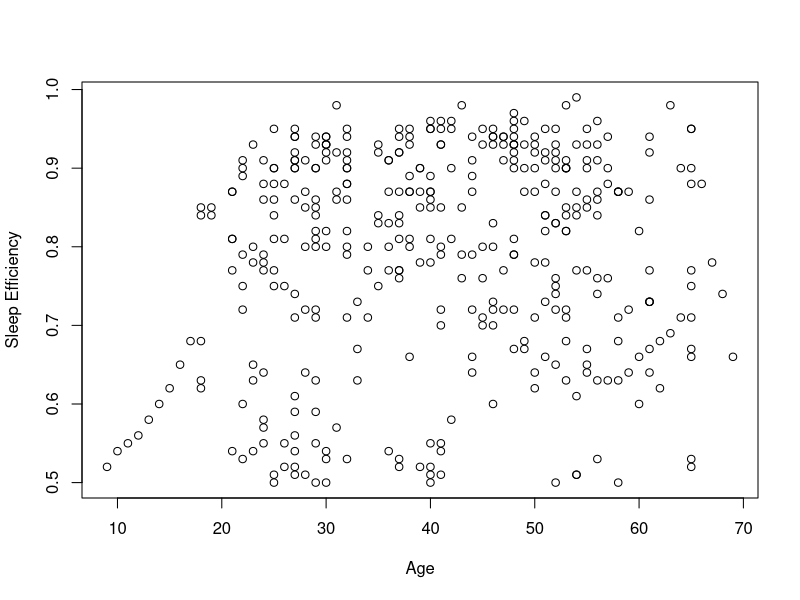
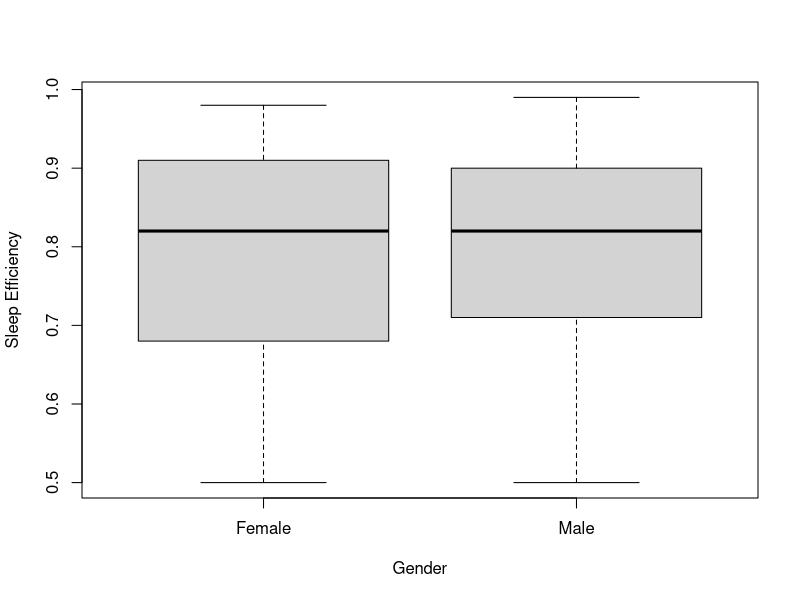
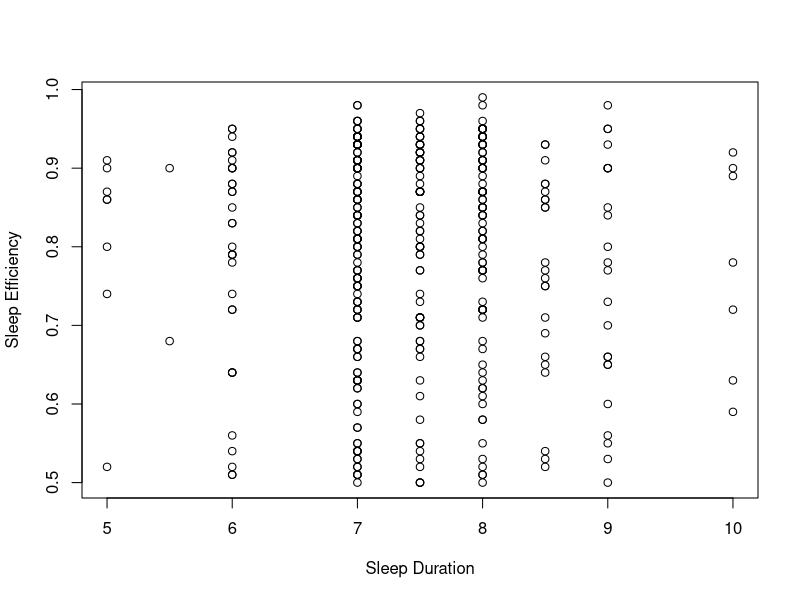
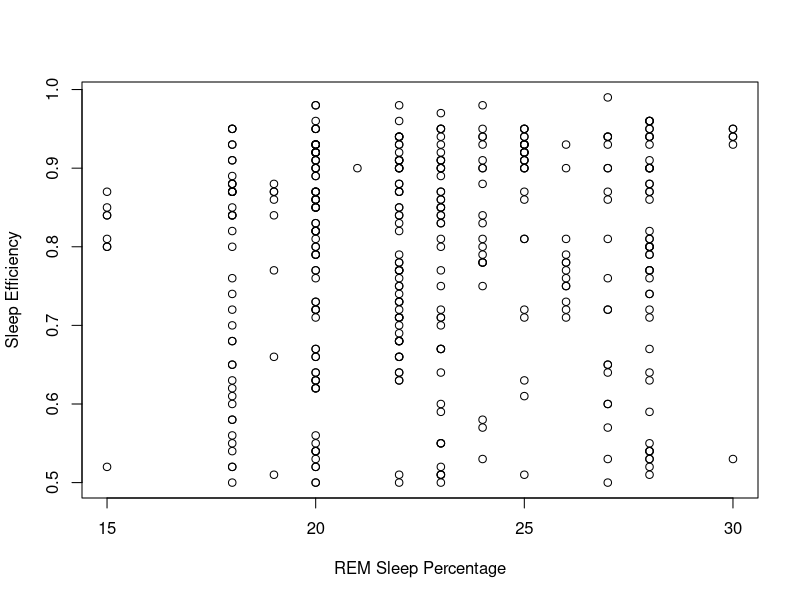
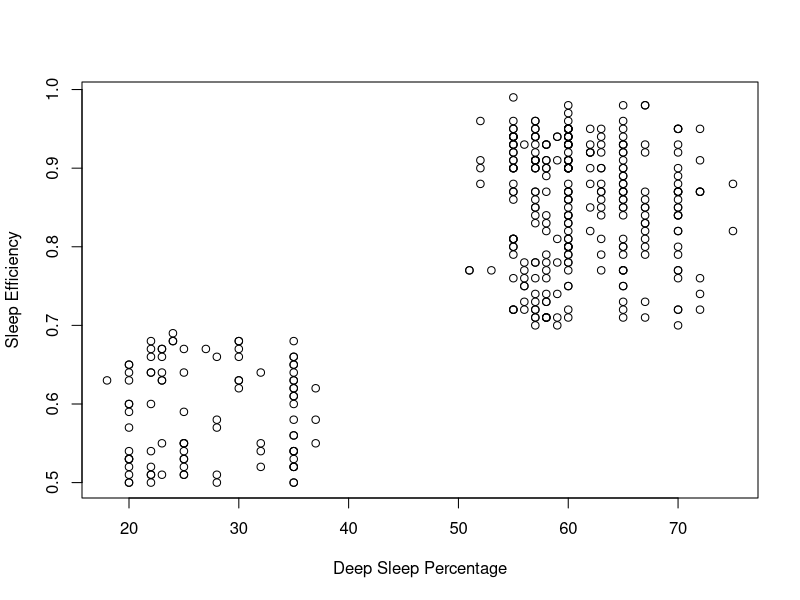
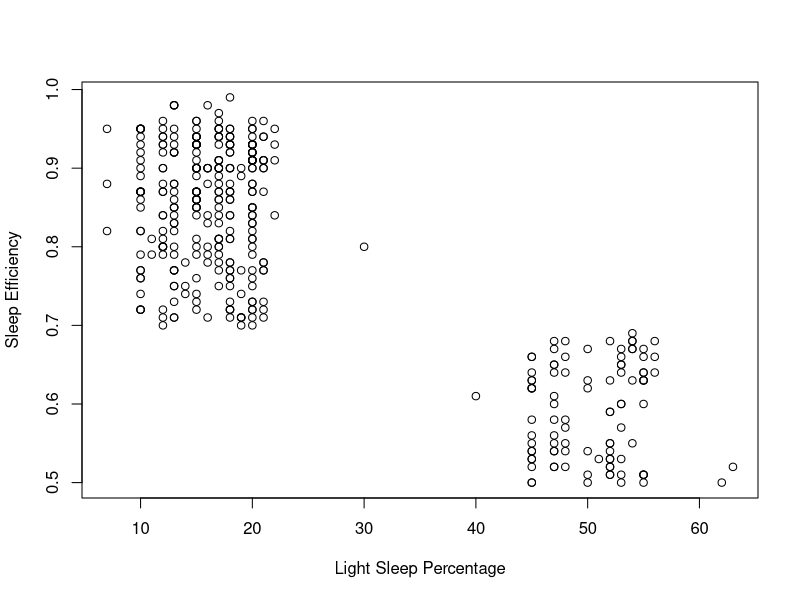
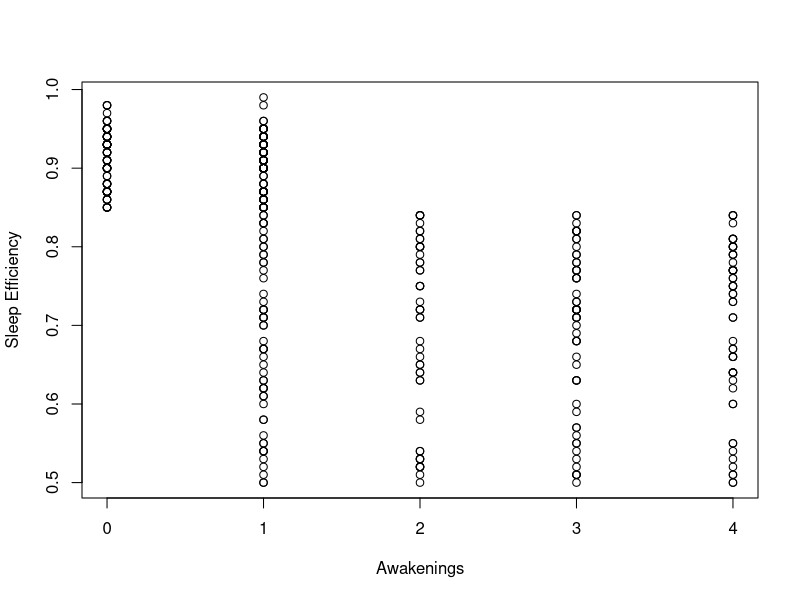
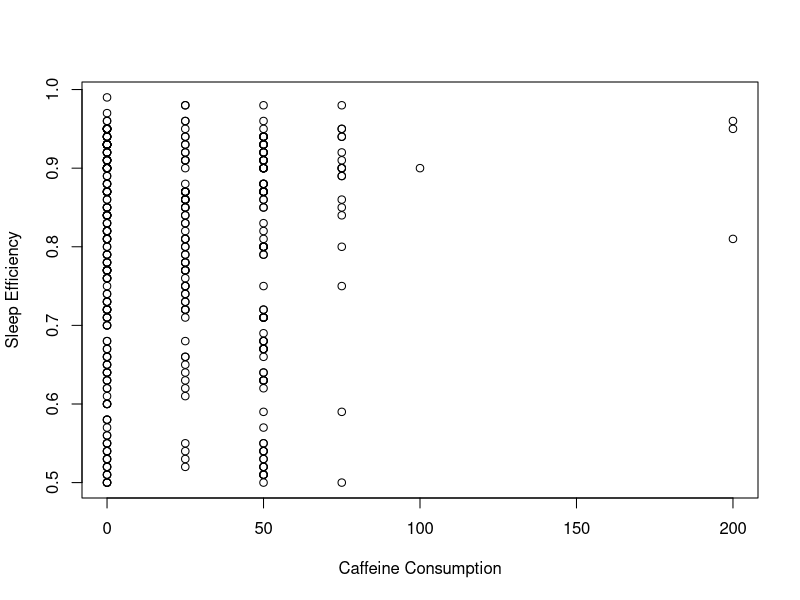

The R source for these figures, in order:
#Loading Libraries
library(lubridate)
library(leaps)

#Data preprocessing
dataset = read.table('Sleep_Efficiency.csv', TRUE, ',')
dataset = na.omit(dataset)

dataset$Smoking.status = as.factor(dataset$Smoking.status)
dataset$Gender = as.factor(dataset$Gender)
dataset$Bedtime = as.POSIXlt(dataset$Bedtime)
dataset$Wakeup.time = as.POSIXlt(dataset$Wakeup.time)

#Turn bedtime into number of hours after 9:00pm
hours = as.numeric(hour(dataset$Bedtime))
hours = as.numeric(hours + minute(dataset$Bedtime)/60)
hours = ifelse(21-hours <= 0, hours - 21, hours + 3)
dataset$Bedtime = hours
dataset$Bedtime

#Turn wake up time into hours since 3:00am
hours = as.numeric(hour(dataset$Wakeup.time))
hours = as.numeric(hours + minute(dataset$Wakeup.time)/60)
hours = hours - 3
dataset$Wakeup.time = hours
dataset$Wakeup.time



#Main model selection
plot(Sleep.efficiency ~ Age, data = dataset, xlab = 'Age', ylab = 'Sleep Efficiency')
plot(Sleep.efficiency ~ Gender, data = dataset, xlab = 'Gender', ylab = 'Sleep Efficiency')
plot(Sleep.efficiency ~ Sleep.duration, data = dataset, xlab = 'Sleep Duration', ylab = 'Sleep Efficiency')
plot(Sleep.efficiency ~ REM.sleep.percentage, data = dataset, xlab = 'REM Sleep Percentage', ylab = 'Sleep Efficiency')
plot(Sleep.efficiency ~ Deep.sleep.percentage, data = dataset, xlab = 'Deep Sleep Percentage', ylab = 'Sleep Efficiency')
plot(Sleep.efficiency ~ Light.sleep.percentage, data = dataset, xlab = 'Light Sleep Percentage', ylab = 'Sleep Efficiency')
plot(Sleep.efficiency ~ Awakenings, data = dataset, xlab = 'Awakenings', ylab = 'Sleep Efficiency')
plot(Sleep.efficiency ~ Caffeine.consumption, data = dataset, xlab = 'Caffeine Consumption', ylab = 'Sleep Efficiency')
plot(Sleep.efficiency ~ Alcohol.consumption, data = dataset, xlab = 'Alcohol Consumption', ylab = 'Sleep Efficiency')
plot(Sleep.efficiency ~ Smoking.status, data = dataset, xlab = 'Smoking Status', ylab = 'Sleep Efficiency')
plot(Sleep.efficiency ~ Exercise.frequency, data = dataset, xlab = 'Exercise Frequency', ylab = 'Sleep Efficiency')
plot(Sleep.efficiency ~ Bedtime, data = dataset, xlab = 'Bedtime', ylab = 'Sleep Efficiency')
plot(Sleep.efficiency ~ Wakeup.time, data = dataset, xlab = 'Wakeup Time', ylab = 'Sleep Efficiency')


full_model = lm(Sleep.efficiency ~ Age + Gender + Sleep.duration + REM.sleep.percentage + Deep.sleep.percentage + Light.sleep.percentage + Awakenings + Caffeine.consumption +
                 Alcohol.consumption + Smoking.status + Exercise.frequency + Bedtime + Wakeup.time, data = dataset)
summary(full_model)

resids = full_model$residuals
fitted = full_model$fitted.values

resids_plot = plot(fitted, resids, xlab = 'Fitted Sleep Efficiency', ylab = 'Residuals')
title('Plot of Residuals vs Fitted Sleep Efficiency for Full Model')


#Backwards Selection
ver2 = lm(Sleep.efficiency ~ Age + Sleep.duration + REM.sleep.percentage + Deep.sleep.percentage + Light.sleep.percentage + Awakenings + Caffeine.consumption +
            Alcohol.consumption + Smoking.status + Exercise.frequency + Bedtime + Wakeup.time, data = dataset)
summary(ver2)

ver3 = lm(Sleep.efficiency ~ Age + Sleep.duration + REM.sleep.percentage + Deep.sleep.percentage + Light.sleep.percentage + Awakenings + Caffeine.consumption +
            Alcohol.consumption + Smoking.status + Exercise.frequency + Wakeup.time, data = dataset)
summary(ver3)

ver4 = lm(Sleep.efficiency ~ Age + Sleep.duration + REM.sleep.percentage + Deep.sleep.percentage + Light.sleep.percentage + Awakenings + Caffeine.consumption +
            Alcohol.consumption + Smoking.status + Exercise.frequency, data = dataset)
summary(ver4)

ver5 = lm(Sleep.efficiency ~ Age + REM.sleep.percentage + Deep.sleep.percentage + Light.sleep.percentage + Awakenings + Caffeine.consumption +
            Alcohol.consumption + Smoking.status + Exercise.frequency, data = dataset)
summary(ver5)


#To choose from REM, deep, light sleep percentage
mod_sub = regsubsets(Sleep.efficiency ~., data = dataset, method = 'exhaustive')
ss = summary(mod_sub)
ss$which
ss$adjr2
ss$cp
ss$rsq

plot(x = c(1, 2, 3, 4, 5, 6, 7, 8, 9), ss$cp, xlab = 'Number of Parameters', ylab = "Mallow's Cp")
abline(0, 1)
title("Mallow's Cp Plot for Model Selection")


optimized = lm(Sleep.efficiency ~ Age + Light.sleep.percentage + Awakenings + Caffeine.consumption +
            Alcohol.consumption + Smoking.status + Exercise.frequency, data = dataset)
summary(optimized)

optimized_resids = optimized$residuals
optimized_fitted = optimized$fitted.values

resids_plot = plot(optimized_fitted, optimized_resids, xlab = 'Fitted Sleep Efficiency', ylab = 'Residuals')
title('Plot of Residuals vs Fitted Sleep Efficiency for Optimized Model')


qq_plot = qqnorm(optimized_resids, ylab = 'Optimized Model Residuals Sample Quantiles')
qqline(optimized_resids)



alcohol_drinkers <- subset(dataset, Alcohol.consumption > 0)
non_alcohol_drinkers <- subset(dataset, Alcohol.consumption == 0)

mean(alcohol_drinkers$Sleep.efficiency)
mean(non_alcohol_drinkers$Sleep.efficiency)

nrow(subset(dataset, Caffeine.consumption <= 50)) / nrow(dataset)

mean(dataset$Exercise.frequency)

proportions(table(alcohol_drinkers$Smoking.status))
proportions(table(non_alcohol_drinkers$Smoking.status))




# #Other interesting models
# age_vs_efficiency = lm(Sleep.efficiency ~ Age, data = dataset)
# summary(age_vs_efficiency)
# plot(dataset$Age, dataset$Sleep.efficiency)
# plot(age_vs_efficiency$fitted.values, age_vs_efficiency$residuals)
# 
# age_vs_duration = lm(Sleep.duration ~ Age, data = dataset)
# summary(age_vs_duration)
# plot(dataset$Age, dataset$Sleep.duration)
# plot(age_vs_duration$fitted.values, age_vs_duration$residuals)
# 
# duration_vs_efficiency = lm(Sleep.efficiency ~ Sleep.duration, data = dataset)
# summary(duration_vs_efficiency)
# plot(dataset$Sleep.duration, dataset$Sleep.efficiency)
# plot(duration_vs_efficiency$fitted.values, duration_vs_efficiency$residuals)
